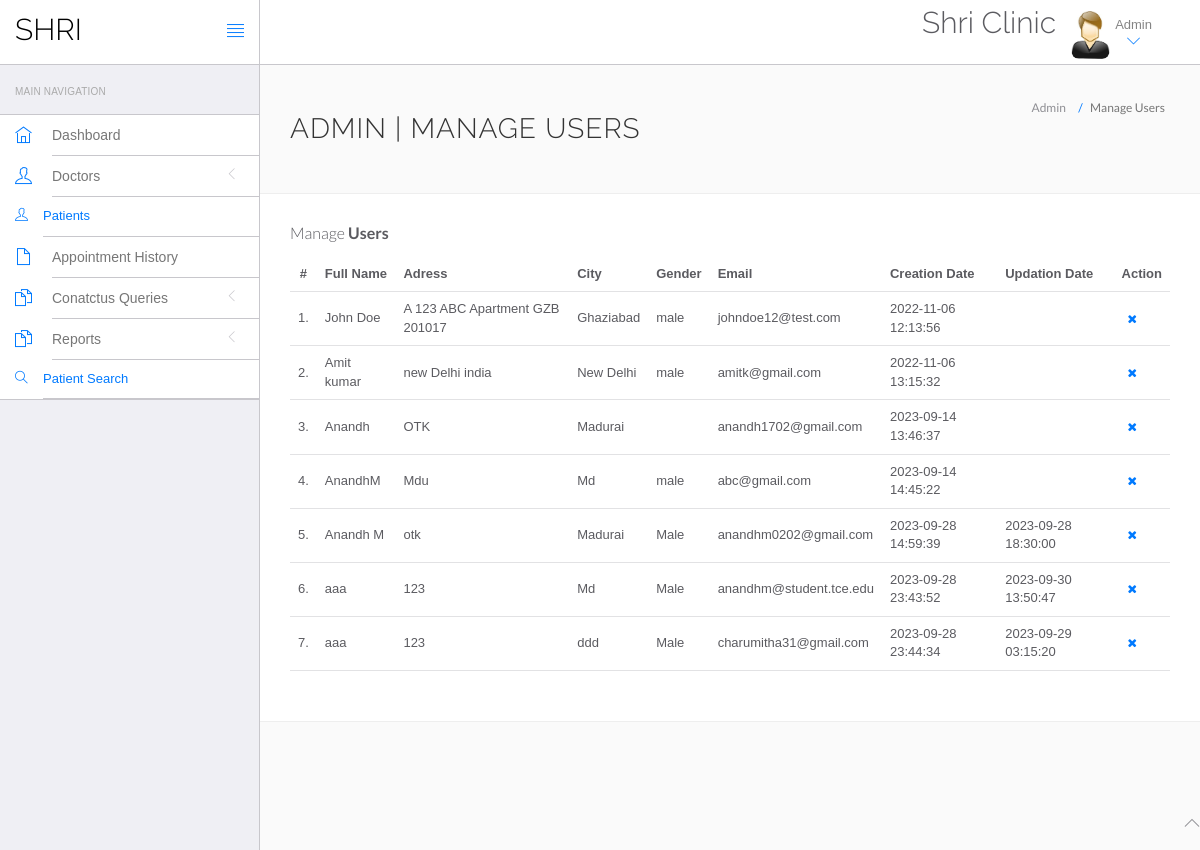
Page /hms/admin/manage-users.php (signed in) on the committed database.
### tables this page shows
CREATE TABLE `users` (
  `id` int(11) NOT NULL,
  `fullName` varchar(255) DEFAULT NULL,
  `address` longtext DEFAULT NULL,
  `city` varchar(255) DEFAULT NULL,
  `gender` varchar(255) DEFAULT NULL,
  `email` varchar(255) DEFAULT NULL,
  `password` varchar(255) DEFAULT NULL,
  `regDate` timestamp NULL DEFAULT current_timestamp(),
  `updationDate` timestamp NULL DEFAULT NULL ON UPDATE current_timestamp(),
  `code` mediumint(50) NOT NULL,
  `status` text NOT NULL
);

### hms/admin/manage-users.php (the view, shortened to what this page needs)
<?php
include('include/config.php');
if(strlen($_SESSION['id']==0)) {
 header('location:logout.php');
  } else{
?>
<!DOCTYPE html>
<html lang="en">
	<head>
		<link rel="stylesheet" href="vendor/bootstrap/css/bootstrap.min.css">
		<link rel="stylesheet" href="vendor/fontawesome/css/font-awesome.min.css">
		<link rel="stylesheet" href="vendor/themify-icons/themify-icons.min.css">
		<link href="vendor/animate.css/animate.min.css" rel="stylesheet" media="screen">
		<link href="vendor/perfect-scrollbar/perfect-scrollbar.min.css" rel="stylesheet" media="screen">
		<link href="vendor/switchery/switchery.min.css" rel="stylesheet" media="screen">
		<link href="vendor/bootstrap-touchspin/jquery.bootstrap-touchspin.min.css" rel="stylesheet" media="screen">
		<link href="vendor/select2/select2.min.css" rel="stylesheet" media="screen">
		<link href="vendor/bootstrap-datepicker/bootstrap-datepicker3.standalone.min.css" rel="stylesheet" media="screen">
		<link href="vendor/bootstrap-timepicker/bootstrap-timepicker.min.css" rel="stylesheet" media="screen">
		<link rel="stylesheet" href="assets/css/styles.css">
		<link rel="stylesheet" href="assets/css/plugins.css">
		<link rel="stylesheet" href="assets/css/themes/theme-1.css" id="skin_color" />
	</head>
	<body>
		<div id="app">
<?php include('include/sidebar.php');?>
			<div class="app-content">
						<?php include('include/header.php');?>
				<div class="main-content" >
					<div class="wrap-content container" id="container">
						<section id="page-title">
							<div class="row">
								<div class="col-sm-8">
									<h1 class="mainTitle">Admin | Manage Users</h1>
																	</div>
								<ol class="breadcrumb">
									<li>
										<span>Admin</span>
									</li>
									<li class="active">
										<span>Manage Users</span>
									</li>
								</ol>
							</div>
						</section>
						<div class="container-fluid container-fullw bg-white">
									<div class="row">
								<div class="col-md-12">
									<h5 class="over-title margin-bottom-15">Manage <span class="text-bold">Users</span></h5>
									<table class="table table-hover" id="sample-table-1">
										<thead>
											<tr>
												<th class="center">#</th>
												<th>Full Name</th>
												<th class="hidden-xs">Adress</th>
												<th>City</th>
												<th>Gender </th>
												<th>Email </th>
												<th>Creation Date </th>
												<th>Updation Date </th>
												<th>Action</th>
											</tr>
										</thead>
										<tbody>
<?php
$sql=mysqli_query($con,"select * from users");
$cnt=1;
while($row=mysqli_fetch_array($sql))
{
?>
											<tr>
												<td class="center"><?php echo $cnt;?>.</td>
												<td class="hidden-xs"><?php echo $row['fullName'];?></td>
												<td><?php echo $row['address'];?></td>
												<td><?php echo $row['city'];?>
												</td>
												<td><?php echo $row['gender'];?></td>
												<td><?php echo $row['email'];?></td>
												<td><?php echo $row['regDate'];?></td>
												<td><?php echo $row['updationDate'];?>
												</td>
												<td >
												<div class="visible-md visible-lg hidden-sm hidden-xs">
	<a href="manage-users.php?id=<?php echo $row['id']?>&del=delete" onClick="return confirm('Are you sure you want to delete?')"class="btn btn-transparent btn-xs tooltips" tooltip-placement="top" tooltip="Remove"><i class="fa fa-times fa fa-white"></i></a>
												</div>
												</td>
											</tr>
											<?php
$cnt=$cnt+1;
											 }?>
										</tbody>
									</table>
								</div>
							</div>
								</div>
							</div>
						</div>
					</div>
				</div>
	<?php include('include/footer.php');?>
	</body>
</html>
<?php } ?>

### hms/admin/assets/css/themes/theme-1.css (style rules this page uses)
body { background: #FAFAFA; }

### rows in the picture
users: fullName "John Doe", address "A 123 ABC Apartment GZB 201017", city "Ghaziabad", gender "male", email "johndoe12@test.com", regDate "2022-11-06 12:13:56"
users: fullName "Amit kumar", address "new Delhi india", city "New Delhi", gender "male", email "amitk@gmail.com", regDate "2022-11-06 13:15:32"
users: fullName "Anandh", address "OTK", city "Madurai", email "anandh1702@gmail.com", regDate "2023-09-14 13:46:37"
users: fullName "AnandhM", address "Mdu", city "Md", gender "male", email "abc@gmail.com", regDate "2023-09-14 14:45:22"
users: fullName "Anandh M", address "otk", city "Madurai", gender "Male", email "anandhm0202@gmail.com", regDate "2023-09-28 14:59:39", updationDate "2023-09-28 18:30:00"
users: fullName "aaa", address "123", city "Md", gender "Male", email "anandhm@student.tce.edu", regDate "2023-09-28 23:43:52", updationDate "2023-09-30 13:50:47"
users: fullName "aaa", address "123", city "ddd", gender "Male", email "charumitha31@gmail.com", regDate "2023-09-28 23:44:34", updationDate "2023-09-29 03:15:20"
